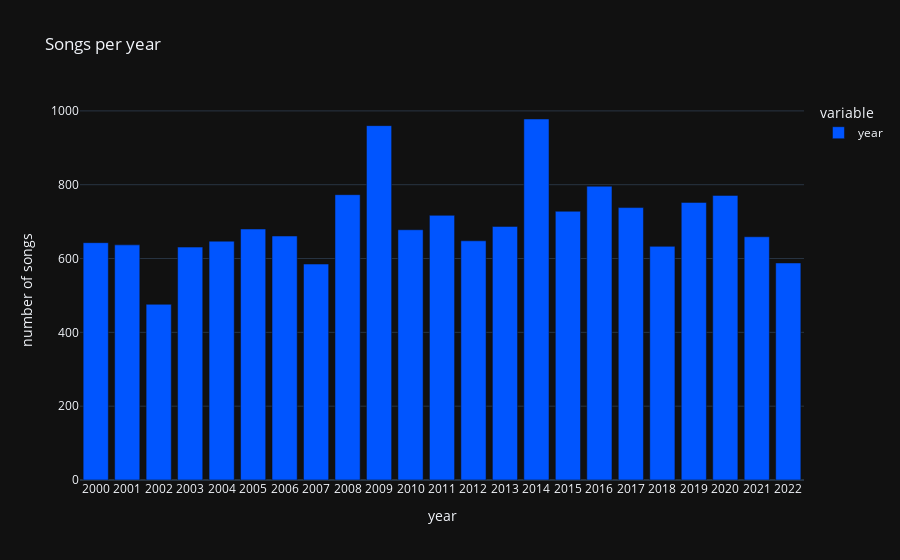

Notebook code cell kept with this figure:
### Code cell
songs_per_years = df['year'].value_counts().sort_index()

iplot(px.bar(songs_per_years,
       title='Songs per year',
       labels=dict(index='year',value='number of songs'),
       color_discrete_sequence=['#0055FF']
      ).update_xaxes(type='category'))

### Figure 1 — Plotly figure (JSON) as saved in the notebook; plotly's stock layout.template omitted (floating-point values rounded to 4 significant figures)
{"data": [{"alignmentgroup": "True", "hovertemplate": "variable=year<br>year=%{x}<br>number of songs=%{y}<extra></extra>", "legendgroup": "year", "marker": {"color": "#0055FF"}, "name": "year", "offsetgroup": "year", "orientation": "v", "showlegend": true, "textposition": "auto", "type": "bar", "x": [2000, 2001, 2002, 2003, 2004, 2005, 2006, 2007, 2008, 2009, 2010, 2011, 2012, 2013, 2014, 2015, 2016, 2017, 2018, 2019, 2020, 2021, 2022], "xaxis": "x", "y": [643, 637, 476, 631, 647, 680, 661, 585, 773, 960, 678, 717, 648, 687, 978, 728, 796, 738, 633, 752, 771, 659, 588], "yaxis": "y"}], "layout": {"barmode": "relative", "legend": {"title": {"text": "variable"}, "tracegroupgap": 0}, "title": {"text": "Songs per year"}, "xaxis": {"anchor": "y", "domain": [0.0, 1.0], "title": {"text": "year"}, "type": "category"}, "yaxis": {"anchor": "x", "domain": [0.0, 1.0], "title": {"text": "number of songs"}}}}
